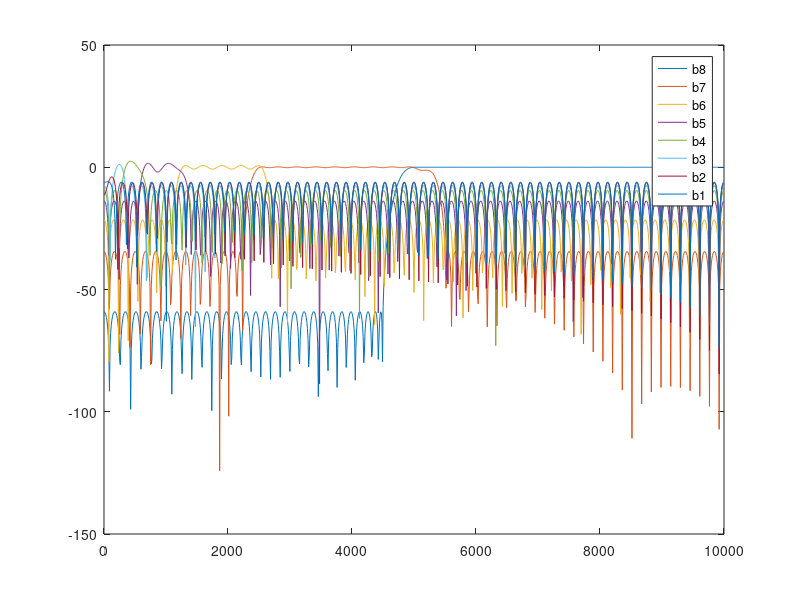

Source code (MATLAB):
clc;
%% Bark edges
bard_edges = [0, 100, 200, 300, 400, 510, 630, 770, ...
              920, 1080, 1270, 1480, 1720, 2000, 2320, ... 
              2700, 3150, 3700, 4400, 5300, 6400, 7700, ...
              9500, 12000, 15500];
band_centers = [50, 150, 250, 350, 450, 570, 700, 840, ...
                1000, 1170, 1370, 1600, 1850, 2150, 2500, ...
                2900, 3400, 4000, 4800, 5800, 7000, 8500, ...
                10500, 13500];
            
%% Some filter values based on Bark scale 
fs = 20e3/2;
pb8 = 7700; % hp
sb8 = 6400;
pb7 = [4400 5300];
sb7 = [3700 6400];
pb6 = [2700 3150];
sb6 = [2320 3700];
pb5 = [1720 2000];
sb5 = [1480 2320];
pb4 = [1080 1270];
sb4 = [920 1480];
pb3 = [630 770];
sb3 = [510 920];
pb2 = [300 400];
sb2 = [200 510];
pb1 = 100; % lp
sb1 = 200;

%% Logarithmically spaced filter bands
b8 = [5e3 10e3];
b7 = b8/2;
b6 = b7/2;
b5 = b6/2;
b4 = b5/2;
b3 = b4/2;
b2 = b3/2;
b1 = b2/2;


%% Plot the filters...
n = 128;
a = [0 0 1 1];
f8 = [0 0.9*b8(1) b8]/fs;
b = firpm(n, f8, a);
[h8,w8] = freqz(b,1,1024);

a = [0 0 1 1 0 0];
f7 = [0 0.9*b7(1) b7 1.1*b7(2) fs]/fs;
b = firpm(n, f7, a);
[h7,w7] = freqz(b,1,1024);

f6 = [0 0.9*b6(1) b6 1.1*b6(2) fs]/fs;
b = firpm(n, f6, a);
[h6,w6] = freqz(b,1,1024);

f5 = [0 0.9*b5(1) b5 1.1*b5(2) fs]/fs;
b = firpm(n, f5, a);
[h5,w5] = freqz(b,1,1024);

f4 = [0 0.9*b4(1) b4 1.1*b4(2) fs]/fs;
b = firpm(n, f4, a);
[h4,w4] = freqz(b,1,1024);

f3 = [0 0.9*b3(1) b3 1.1*b3(2) fs]/fs;
b = firpm(n, f3, a);
[h3,w3] = freqz(b,1,1024);

f2 = [0 0.9*b2(1) b2 1.1*b2(2) fs]/fs;
b = firpm(n, f2, a);
[h2,w2] = freqz(b,1,1024);

f1 = [0 0.9*b1(1) b1 1.1*b1(2) fs]/fs;
b = firpm(n, f1, a);
[h1,w1] = freqz(b,1,1024);

plot(fs*w8/pi,20*log10(abs(h8)),...
    fs*w7/pi, 20*log10(abs(h7)), ...
    fs*w6/pi, 20*log10(abs(h6)), ...
    fs*w5/pi, 20*log10(abs(h5)), ...
    fs*w4/pi, 20*log10(abs(h4)), ...
    fs*w3/pi, 20*log10(abs(h3)), ...
    fs*w2/pi, 20*log10(abs(h2)), ...
    fs*w1/pi, 20*log10(abs(h1)));
legend('b8', 'b7', 'b6', 'b5', 'b4', 'b3', 'b2', 'b1')
xlim([0 10e3]);
%%